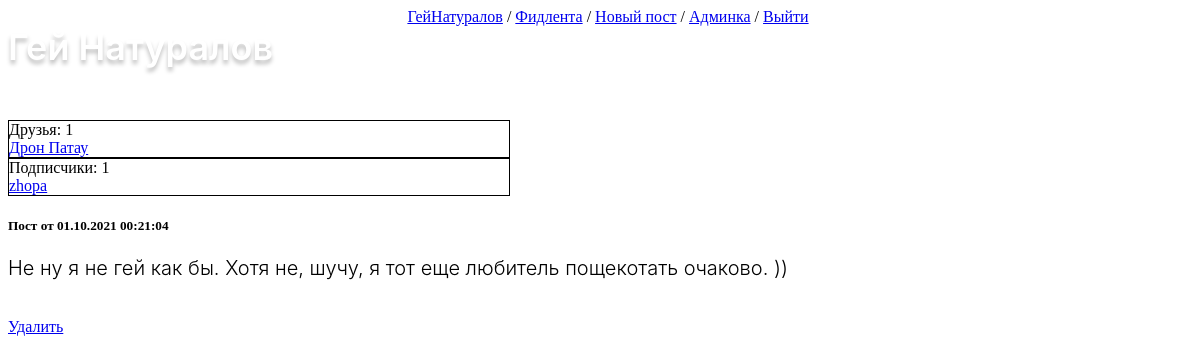
Page /user/ГейНатуралов/ (signed in) on the committed database.
### bling/models.py (models this page shows, shortened)
class Profile(models.Model):
    user = models.OneToOneField(User, on_delete=models.CASCADE)
    born_on = models.DateField(null=True, blank=True, verbose_name='Дата рождения')
    subscribers = models.ManyToManyField(User, blank=True, default=None, verbose_name='Подписчики', related_name='Подписчик')
    friends = models.ManyToManyField(User, blank=True, default=None, verbose_name='Друзья', related_name='Друг')
    profile_image = models.OneToOneField('BlingImage', default=None, null=True, blank=True, verbose_name='Ава', on_delete=models.SET_NULL)
    def __str__(self):
        if self.user.first_name or self.user.last_name:
            return self.user.first_name + ' ' + self.user.last_name
        else:
            return self.user.username
    class Meta:
        verbose_name = 'Профиль'
        verbose_name_plural = 'Профили'

class BlingPost(models.Model):
    text = models.TextField(null=True, blank=True, verbose_name='Текст')
    images = models.ForeignKey('BlingImage', on_delete=models.SET_NULL, null=True, blank=True, verbose_name='Изображения')
    author = models.ForeignKey(User, on_delete=models.CASCADE, related_name='posts', verbose_name='Автор', null=True)
    created_on = models.DateTimeField(auto_now_add=True, verbose_name='Дата публикации')
    likes_amount = models.IntegerField(default=0)
    comments_amount = models.IntegerField(default=0)
    class Meta:
        verbose_name = 'Пост'
        verbose_name_plural = 'Посты'
        ordering = ['-created_on']

### bling/views.py (the view, shortened to what this page needs)
# urls.py: path('user/<str:user_id>/', user_profile, name='user_profile'),
def user_profile(request, user_id):
    blinguser = User.objects.get(username=user_id)
    friends = blinguser.profile.friends.all()
    friends_amount = len(friends)
    subs = blinguser.profile.subscribers.all()
    subs_amount = len(subs)
    blingposts = BlingPost.objects.filter(author=blinguser)
    if request.user == blinguser:
        is_own_page = True
        is_current_user_subscribed = False
        is_current_user_friend = False
    if friends_amount > 3:
        friends = friends[:3]
    if subs_amount > 3:
        subs = subs[:3]
    context = {
        'blinguser': blinguser,
        'blingposts': blingposts,
        'friends': friends,
        'friends_amount': friends_amount,
        'subs': subs,
        'subs_amount': subs_amount,
        'is_own_page': is_own_page,
        'is_current_user_subscribed': is_current_user_subscribed,
        'is_current_user_friend': is_current_user_friend,
    }
    return render(request, 'bling/user_profile.html', context)

### bling/templates/bling/user_profile.html (shortened to what this page needs)
{% extends "layout/basic.html" %}
{% block content %}
{% if blinguser.first_name or blinguser.lastname %}
        <h1>{{ blinguser.first_name }} {{ blinguser.last_name }}</h1>
    {% else %}
        <h1>{{ blinguser.username }}</h1>
    {% endif %}
<br>
<div style="border: 1px solid black; position: relative; width: 500px">
    Друзья: {{ friends_amount }}
    {% if friends_amount > 0 %}
        {% for friend in friends %}
            <br><a href="{% url 'user_profile' friend.username %}">{{ friend.profile }}</a>
        {% endfor %}
    {% endif %}
</div>
<div style="border: 1px solid black; position: relative; width: 500px">
    Подписчики: {{ subs_amount }}
    {% if subs_amount > 0 %}
        {% for sub in subs %}
            <br><a href="{% url 'user_profile' sub.username %}">{{ sub.profile }}</a>
        {% endfor %}
    {% endif %}
</div>
{% for blingpost in blingposts %}
<div class="post">
    <h5>Пост от {{ blingpost.created_on|date:"d.m.Y H:i:s" }}</h5>
    <p>{{ blingpost.text }}</p><br>
    {% if blinguser.username == user.username %}
        <a href="{% url 'remove_post' blingpost.pk %}">Удалить</a>
    {% endif %}
</div><br>
{% endfor %}
{% endblock %}

### bling/templates/layout/basic.html (shortened to what this page needs)
{% load static %}
<!DOCTYPE html>
<html lang="en">
<head>
    <link rel="stylesheet" type="text/css" href="{% static 'bling/style.css' %}">
</head>
<body>
    <nav align="center">
        {% if user.is_authenticated %}
        <a href="{% url 'user_profile' user.username %}">{{ user.username }}</a> /
        <a href="{% url 'home' %}">Фидлента</a> /
        <a href="{% url 'newpost' %}">Новый пост</a> /
        {% if user.is_superuser %}<a href="{{ HTTP_HOST }}/admin/">Админка</a> /{% endif %}
        <a href="{% url 'logout' %}">Выйти</a>
        {% else %}
        <a href="{% url 'signin' %}">Вход</a> /
        <a href="{% url 'signup' %}">Регистрация</a>
    {% endif %}
    </nav>
    <section>
        {% block content %}
        {% endblock %}
    </section>
</body>
</html>

### bling/static/bling/style.css (style rules this page uses)
html, body { width: 100%; height: 100%; position:fixed; top:0; bottom:0; left:0; right:0; }
body { background-image: url("back.jpg"); background-size: cover; display: block; }
p { font-family: SF Pro Display; font-weight: 300; font-size: 20px; }
h1 { font-family: SF Pro Display; font-style: normal; font-weight: 600; font-size: 36px; line-height: 43px; color: #FFFFFF; text-shadow: 0px 4px 4px rgba(0, 0, 0, 0.25); margin-bottom: 33px; margin-top: 0px; }
::placeholder { text-indent: 14px; font-family: SF Pro Display; font-weight: 300; font-size: 18px; line-height: 21px; color: #A8A8A8; }

### rows in the picture
BlingPost: created_on "01.10.2021 00:21:04", text "Не ну я не гей как бы. Хотя не, шучу, я тот еще любитель пощекотать очаково. ))"

### other values in the picture
{{ user.username }} "ГейНатуралов"
{{ blinguser.first_name }} "Гей"
{{ blinguser.last_name }} "Натуралов"
{{ friends_amount }} "1"
{{ friend.profile }} "Дрон Патау"
{{ subs_amount }} "1"
{{ sub.profile }} "zhopa"
